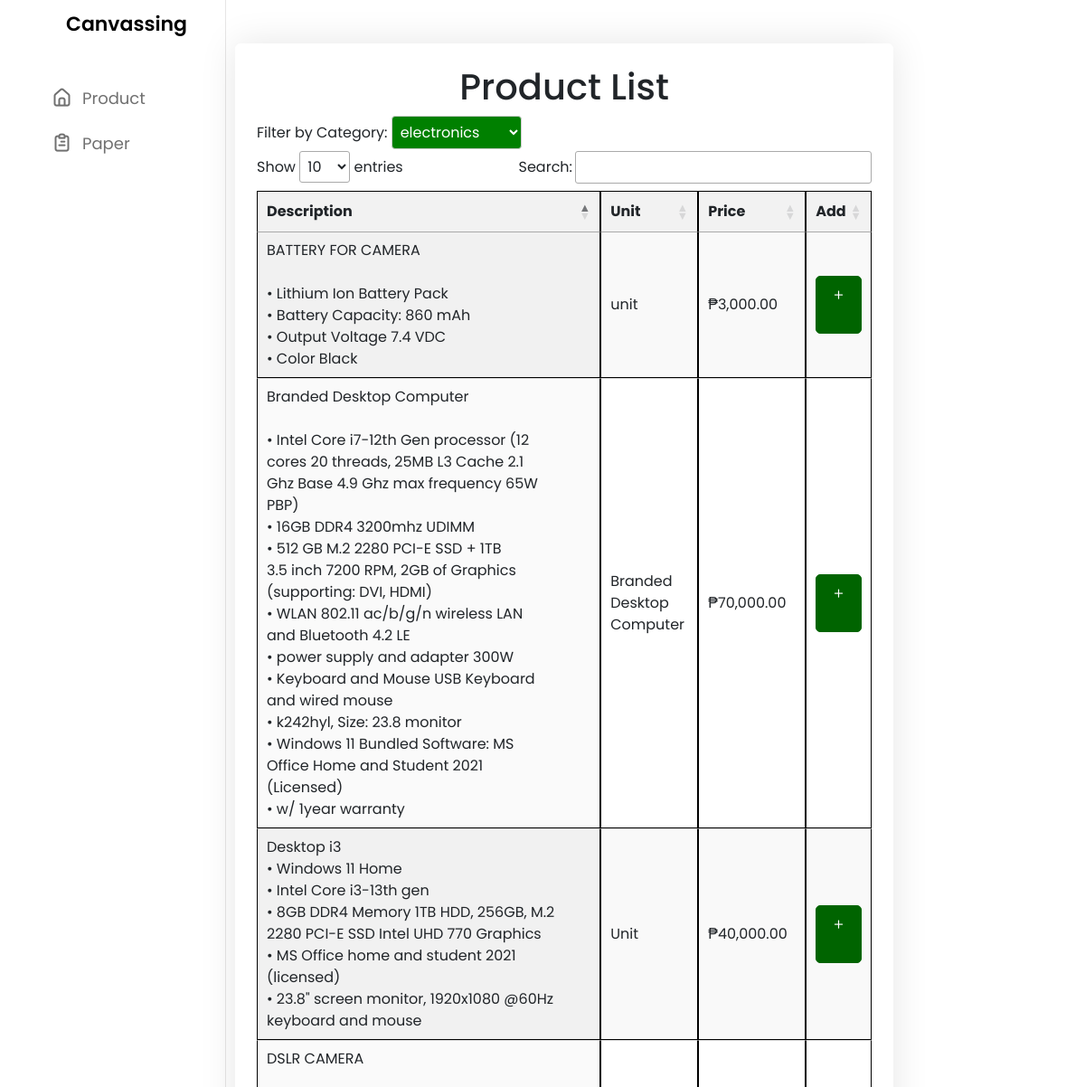
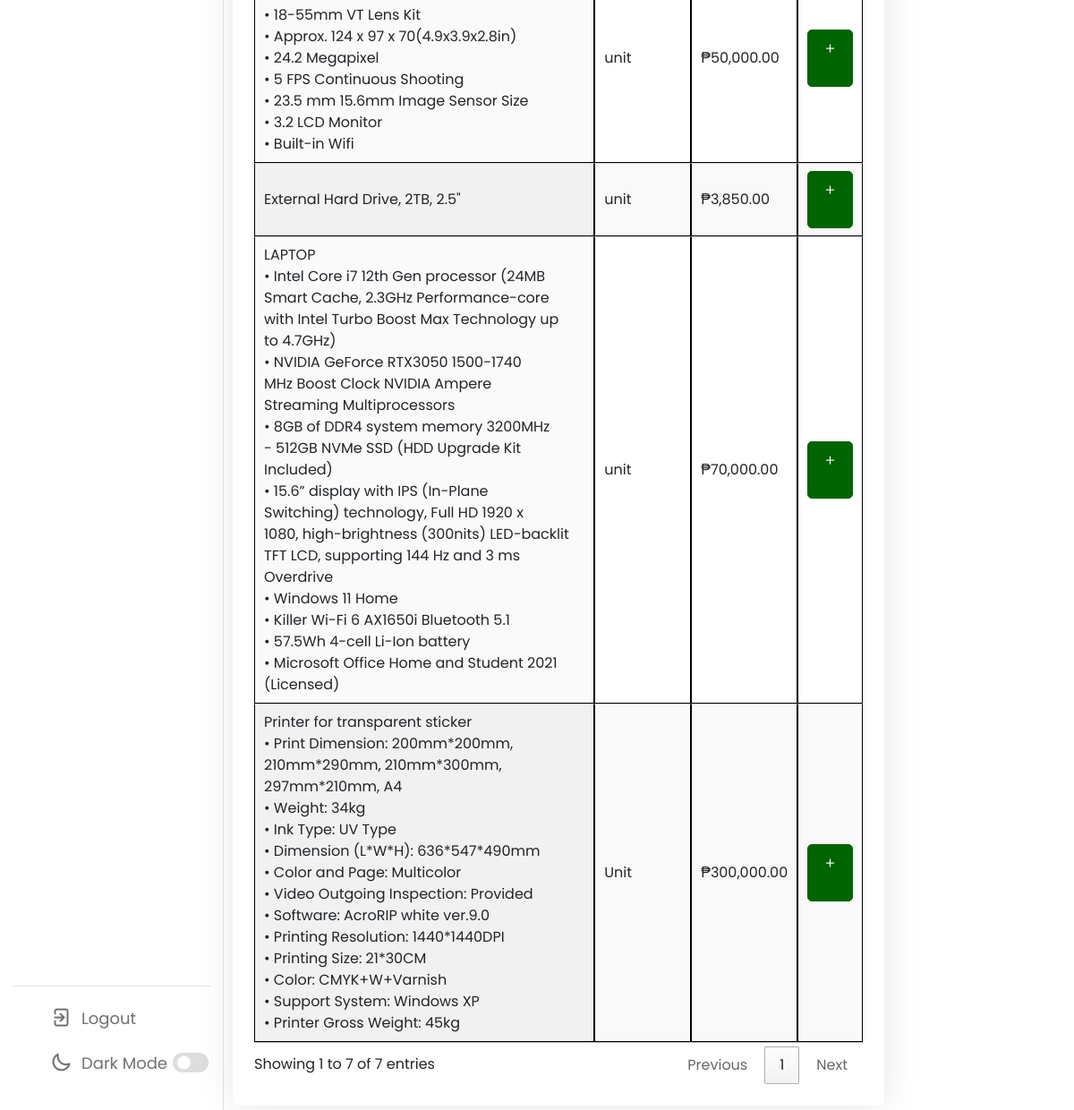
Page /index.php?category=electronics (signed in) on the committed database (2 pictures, top to bottom).
### tables this page shows
CREATE TABLE `product` (
  `id` int(11) NOT NULL,
  `product_name` varchar(255) NOT NULL,
  `description` varchar(10000) NOT NULL,
  `product_price` varchar(100) NOT NULL,
  `product_qty` int(11) NOT NULL DEFAULT 1,
  `product_image` varchar(255) NOT NULL,
  `product_code` int(11) NOT NULL,
  `category` varchar(100) NOT NULL
);

### index.php (the view, shortened to what this page needs)
<?php
require('config.php');
require('navbar.php');
?>
<!DOCTYPE html>
<html lang="en">
<head>
    <link rel="stylesheet" type="text/css" href="">
</head>
<body>
    <div class="container-fluid mt-5">
        <div class="row justify-content-center">
            <div class="col-sm-5 col-md-8" id="order">
                <div class="card ms-5">
                    <div class="card-body">
                        <header>
                            <h1 class="text-center">Product List</h1>
                            <?php
                            $selectedCategory = isset($_GET['category']) ? $_GET['category'] : 'all';
                            ?>
                            <label for="categoryFilter">Filter by Category:</label>
                            <select id="categoryFilter" name="categoryFilter">
                                <?php
                                $categoryQuery = "SELECT DISTINCT category FROM product";
                                $categoryResult = mysqli_query($conn, $categoryQuery);
                                while ($categoryRow = mysqli_fetch_assoc($categoryResult)) {
                                    $category = $categoryRow['category'];
                                    echo "<option value=\"$category\" " . (($selectedCategory === $category) ? 'selected' : '') . ">$category</option>";
                                }
                                ?>
                            </select>
                        </header>
                        <form action="" class="form-submit">
                            <table id="example" class="display" style="width:100%">
                                <thead>
                                    <tr>
                                        <th>Description</th>
                                        <th style="width: 70px;" >Unit</th>
                                        <th>Price</th>
                                        <th>Add</th>
                                    </tr>
                                </thead>
                                <tbody>
                                    <?php
                                    $selectedCategory = isset($_GET['category']) ? $_GET['category'] : 'all';
                                    $query = "SELECT * FROM product";
                                    if ($selectedCategory !== 'all') {
                                        $escapedCategory = mysqli_real_escape_string($conn, $selectedCategory);
                                        $query .= " WHERE category = '$escapedCategory'";
                                    }
                                    $result = mysqli_query($conn, $query);
                                    while ($row = mysqli_fetch_assoc($result)) {
                                        $description_with_breaks = nl2br($row['description']);
                                        echo "<tr>";
                                        echo "<td class='product-description'>{$description_with_breaks}</td>";
                                        echo "<td>{$row['product_name']}</td>";
                                        echo "<td>₱" . number_format($row['product_price'], 2) . "</td>";
                                        echo "<td>";
                                        echo "<button class='too addItemBtn' data-action='addItemToList' data-id='{$row['product_code']}'><i class='uil uil-plus' data-action='addItemToList' data-id='{$row['product_code']}'></i>&nbsp;&nbsp;</button>";
                                        echo "</td>";
                                        echo "</tr>";
                                    }
                                    ?>
                                </tbody>
                            </table>
                        </form>
                    </div>
                </div>
            </div>
        </div>
    </div>
</body>
</html>

### CSS/adminpanel.css (style rules this page uses)
* { margin: 0; padding: 0; box-sizing: border-box; font-family: 'Poppins', sans-serif; }
:root { --primary-color: #006d24; --panel-color: #FFF; --text-color: #000; --black-light-color: #707070; --border-color: #e6e5e5; --toggle-color: #DDD; --box1-color: #60f399; --box2-color: #FFE6AC; --box3-color: #E7D1FC; --title-icon-color: #fff; --tran-05: all 0.5s ease; --tran-03: all 0.3s ease; --tran-02: all 0.2s ease; }
body { min-height: 100vh; background-color: var(--panel-color); }

### index.php (style rules this page uses)
.mt-5 { margin-top: 5rem; }
.card { margin-bottom: 20px; border: 0; border-radius: .375rem; box-shadow: 0 0 40px rgba(0, 0, 0, .1); }
.card-body { padding: 1.5rem; }
.text-center { text-align: center !important; }
table { width: 100%; border-collapse: collapse; margin-top: 20px; }
th, td { border: 1px solid #000; padding: 12px; text-align: left; }
th { background-color: #f2f2f2; }
.product-description { max-width: 550px; overflow: hidden; text-overflow: ellipsis; line-height: 1.5; }
.addItemBtn { background-color: #006400; color: #fff; border: 1px solid #006400; padding: 10px 15px; font-size: 14px; font-weight: bold; cursor: pointer; border-radius: 5px; transition: background-color 0.3s, transform 0.3s; }
#categoryFilter { background-color: green; color: white; border: 1px solid #ccc; border-radius: 4px; padding: 5px; }
#categoryFilter option { background-color: white; color: black; }
#categoryFilter option[selected] { background-color: green; color: white; }

### rows in the picture
product: description "Printer for transparent sticker • Print Dimension: 200mm*200mm, 210mm*290mm, 210mm*300mm, 297mm*210mm, A4 • Weight: 34kg • Ink Type: UV Type • Dimension (L*W*H): 636*547*490mm • Color and Page: Multicolor • Video Outgoing Inspection: Provided • Software: AcroRIP white ver.9.0 • Printing Resolution: 1440*1440DPI • Printing Size: 21*30CM • Color: CMYK+W+Varnish • Support System: Windows XP • Printer Gross Weight: 45kg", product_name "Unit", product_price "300,000.00"
product: description "Desktop i3 • Windows 11 Home • Intel Core i3-13th gen • 8GB DDR4 Memory 1TB HDD, 256GB, M.2 2280 PCI-E SSD Intel UHD 770 Graphics • MS Office home and student 2021 (licensed) • 23.8\" screen monitor, 1920x1080 @60Hz keyboard and mouse", product_name "Unit", product_price "40,000.00"
product: description "DSLR CAMERA • 18-55mm VT Lens Kit • Approx. 124 x 97 x 70(4.9x3.9x2.8in) • 24.2 Megapixel • 5 FPS Continuous Shooting • 23.5 mm 15.6mm Image Sensor Size • 3.2 LCD Monitor • Built-in Wifi", product_name "unit", product_price "50,000.00"
product: description "BATTERY FOR CAMERA • Lithium Ion Battery Pack • Battery Capacity: 860 mAh • Output Voltage 7.4 VDC • Color Black", product_name "unit", product_price "3,000.00"
product: description "Branded Desktop Computer • Intel Core i7-12th Gen processor (12 cores 20 threads, 25MB L3 Cache 2.1 Ghz Base 4.9 Ghz max frequency 65W PBP) • 16GB DDR4 3200mhz UDIMM • 512 GB M.2 2280 PCI-E SSD + 1TB 3.5 inch 7200 RPM, 2GB of Graphics (supporting: DVI, HDMI) • WLAN 802.11 ac/b/g/n wireless LAN and Bluetooth 4.2 LE • power supply and adapter 300W • Keyboard and Mouse USB Keyboard and wired mouse • k242hyl, Size: 23.8 monitor • Windows 11 Bundled Software: MS Office Home and Student 2021 (Licensed) • w/ 1year warranty", product_name "Branded Desktop Computer", product_price "70,000.00"
product: description "LAPTOP • Intel Core i7 12th Gen processor (24MB Smart Cache, 2.3GHz Performance-core with Intel Turbo Boost Max Technology up to 4.7GHz) • NVIDIA GeForce RTX3050 1500-1740 MHz Boost Clock NVIDIA Ampere Streaming Multiprocessors • 8GB of DDR4 system memory 3200MHz - 512GB NVMe SSD (HDD Upgrade Kit Included) • 15.6” display with IPS (In-Plane Switching) technology, Full HD 1920 x 1080, high-brightness (300nits) LED-backlit TFT LCD, supporting 144 Hz and 3 ms Overdrive • Windows 11 Home • Killer Wi-Fi 6 AX1650i Bluetooth 5.1 • 57.5Wh 4-cell Li-Ion battery • Microsoft Office Home and Student 2021 (Licensed)", product_name "unit", product_price "70,000.00"
product: description "External Hard Drive, 2TB, 2.5\"", product_name "unit", product_price "3,850.00"

### other values in the picture
form field categoryFilter "electronics"
